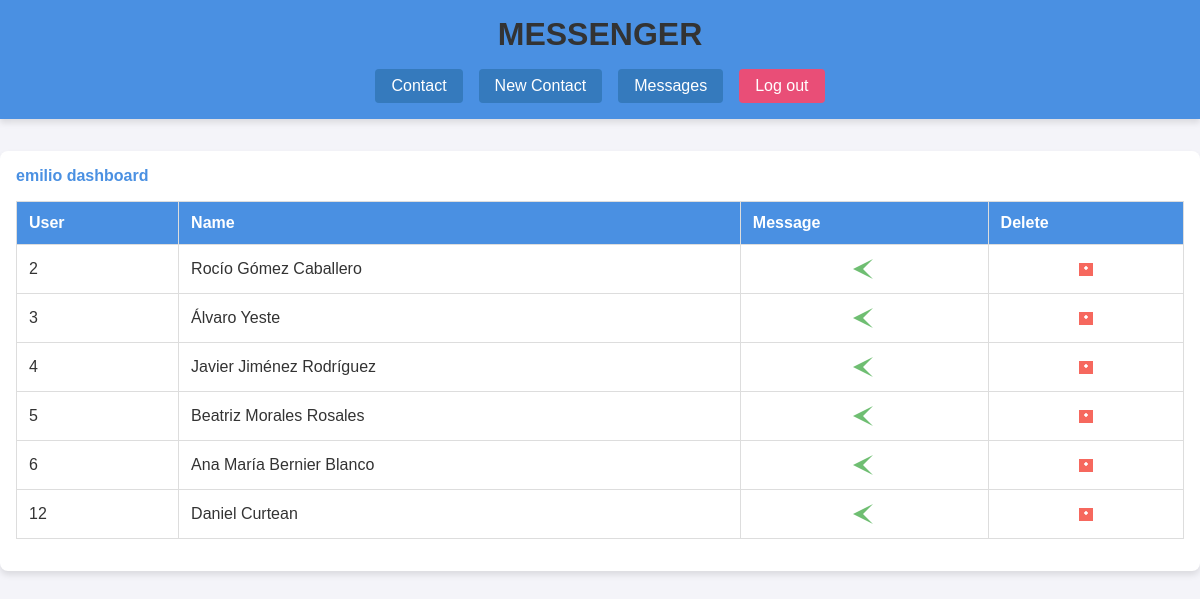
The page / (signed in) on the database its author committed.
### tables this page shows
CREATE TABLE `users` (
  `iduser` int UNSIGNED NOT NULL,
  `nick` varchar(16) NOT NULL,
  `password` varchar(16) NOT NULL DEFAULT '0000',
  `name` varchar(50) NOT NULL
);

### agenda.php (the view, shortened to what this page needs)
<?php
$nick = $_SESSION["usuario"];
$conection = (new Connection())->getPdo();
$response = $conection->prepare("SELECT A.iduser , A.name FROM users A, contacts E WHERE A.iduser = E.idcontact AND E.iduser=(SELECT iduser FROM users WHERE nick = :nick)");
$response->bindParam(':nick', $nick);
$response->execute();
$users = $response->fetchAll();
?>
<div id="agenda" class="container">
    <h4><?= $_SESSION["usuario"] ?> dashboard</h4>
    <table>
        <thead>
            <tr>
                <th>User</th>
                <th>Name</th>
                <th>Message</th>
                <th>Delete</th>
            </tr>
        </thead>
        <tbody>
            <?php
            for ($i = 0; $i < $response->rowCount(); $i++) {
            ?>
                <tr>
                    <td><?= $users[$i]["iduser"] ?></td>
                    <td><?= $users[$i]["name"] ?></td>
                    <td>
                        <a href="sendMessage.php?sendUserName=<?= $users[$i]['name'] ?>&sendUserId=<?= $users[$i]['iduser'] ?>">
                            <svg width="24" height="24" viewBox="0 0 24 24" fill="none" xmlns="http://www.w3.org/2000/svg">
                                <path d="M1 12L21 2L11 12L21 22L1 12Z" fill="#4CAF50" />
                            </svg>
                        </a>
                    </td>
                    <td>
                        <a href="index.php?deleteUser=<?= $users[$i]['iduser'] ?>">
                            <svg width="24" height="24" viewBox="0 0 24 24" fill="none" xmlns="http://www.w3.org/2000/svg">
                                <path d="M19 6H5V19H19V6Z" fill="#F44336" />
                                <path d="M14 11L13 12L12 13L11 12L10 11L11 10L12 9L13 10L14 11Z" fill="white" />
                                <path d="M14 11L13 12L12 13L11 12L10 11L11 10L12 9L13 10L14 11Z" fill="white" />
                            </svg>
                        </a>
                    </td>
                </tr>
            <?php
            }
            ?>
        </tbody>
    </table>
</div>

### index.php (shortened to what this page needs)
<!doctype html>
<html lang="en">
<head>
    <link rel="stylesheet" href="assets/style.css">
    <link rel="stylesheet" href="assets/librerias/sweetalert2.min.css">
</head>
<body>
        <?php
    require_once("assets/header.php");
    ?>
    <main>
        <?php
        if (isset($_SESSION["usuario"])) {
            require_once("agenda.php");
        }
        ?>
    </main>
</body>
</html>

### assets/header.php (shortened to what this page needs)
<header>
    <h1>MESSENGER</h1>
    <?php if (isset($_SESSION["usuario"])): ?>
        <nav id="menu">
            <div id="enlaces">
                <a href="index.php">
                    <div class="apartado">Contact</div>
                </a>
                <a href="newContact.php">
                    <div class="apartado">New Contact</div>
                </a>
                <a href="messages.php">
                    <div class="apartado">Messages
                    </div>
                </a>
                <a href="index.php?logout=true">
                    <div class="apartado logout">Log out</div>
                </a>
            </div>
        </nav>
    <?php endif; ?>
</header>

### assets/style.css (style rules this page uses)
* { margin: 0; padding: 0; box-sizing: border-box; }
html, body { height: 100%; margin: 0; font-family: Arial, sans-serif; }
.container { display: flex; flex-direction: column; }
main { flex: 1; overflow: auto; }
table { width: 100%; border-collapse: collapse; }
tbody { max-height: 100px; overflow-y: auto; border: 1px solid #ddd; margin-bottom: 1rem; background-color: #ffffff; border-radius: 4px; }
table, th, td { border: 1px solid #ddd; }
th, td { padding: 8px; text-align: left; }
th { background-color: #f2f2f2; }
td svg { width: 24px; height: 24px; cursor: pointer; display: block; margin: auto; opacity: 0.8; transition: transform 0.3s; }
#agenda { overflow-y: auto; }
body { font-family: Arial, sans-serif; color: #333; background-color: #f4f4f9; display: flex; flex-direction: column; min-height: 100vh; }
header { background-color: #4a90e2; color: white; padding: 1rem; text-align: center; box-shadow: 0 4px 6px rgba(0,0,0,0.1); position: relative; }
header h1 { font-size: 2rem; margin-bottom: 1rem; color: #333; }
#menu { margin-top: 1rem; }
.container { max-width: 1200px; margin: 2rem auto; padding: 1rem; background: #ffffff; border-radius: 8px; box-shadow: 0 4px 6px rgba(0,0,0,0.1); }
h1, h2, h3, h4 { margin-bottom: 1rem; color: #4a90e2; }
table { width: 100%; border-collapse: collapse; margin-bottom: 1rem; }
table th, table td { padding: 0.75rem; border-bottom: 1px solid #ddd; text-align: left; }
table th { background-color: #4a90e2; color: white; }
#enlaces { display: flex; justify-content: center; gap: 1rem; }
#enlaces a { text-decoration: none; color: inherit; }
#enlaces .apartado { background-color: #357abd; color: white; padding: 0.5rem 1rem; position: relative; border-radius: 4px; transition: background-color 0.3s, transform 0.3s; }
#enlaces .logout { background-color: #e94e77; }

### rows shown on the page
users: iduser "2", name "Rocío Gómez Caballero"
users: iduser "3", name "Álvaro Yeste"
users: iduser "4", name "Javier Jiménez Rodríguez"
users: iduser "5", name "Beatriz Morales Rosales"
users: iduser "6", name "Ana María Bernier Blanco"
users: iduser "12", name "Daniel Curtean"

### other values the page prints
$_SESSION["usuario"] "emilio"
